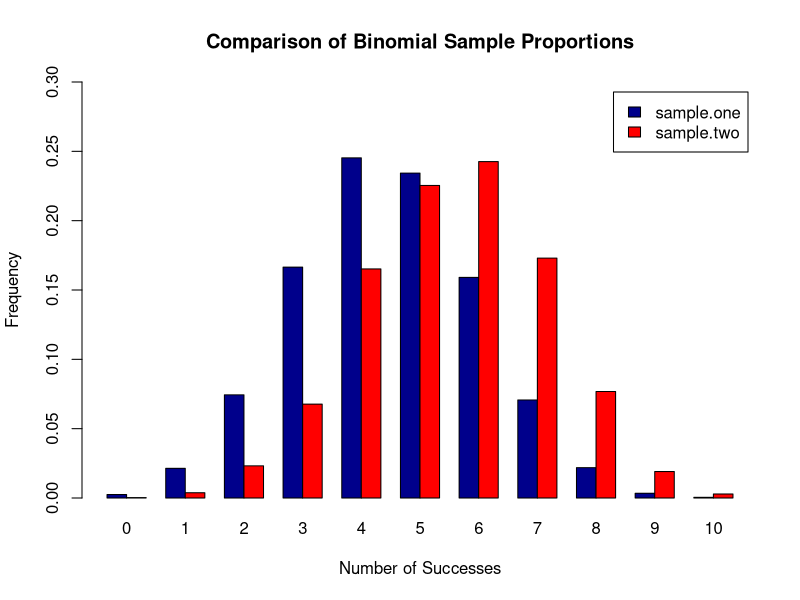

Generate this figure with R:
## ---- chunk 1
# DO NOT ADD OR REVISE CODE HERE
#knitr::opts_chunk$set(echo = TRUE, eval = TRUE)

## ---- chunk 2
set.seed(123)
sample.one <- table(rbinom(10000, 10, 0.45)) / 10000
sample.two <- table(rbinom(10000, 10, 0.55)) / 10000

successes <- seq(0, 10)

sum(sample.one * successes) # [1] 4.4827
sum(sample.two * successes) # [1] 5.523
## ---- chunk 3
counts <- rbind(sample.one, sample.two)

barplot(counts, main = "Comparison of Binomial Sample Proportions", 
  ylab = "Frequency", ylim = c(0,0.3),xlab = "Number of Successes",
  beside = TRUE, col = c("darkblue","red"),legend = rownames(counts),
  names.arg = c("0", "1", "2", "3", "4", "5", "6", "7", "8", "9", "10"))
## ---- chunk 4
x=c(1.3,2.2,2.7,3.1,3.3,3.7)
quantile(x, probs = seq(0, 1, 0.33), na.rm = FALSE,
         names = TRUE, type = 7)

## ---- chunk 5
pnorm(8.7, mean = 8.4, sd = 1.8, lower.tail=FALSE)
## ---- chunk 6


## ---- chunk 7


## ---- chunk 8


## ---- chunk 9


## ---- chunk 10


## ---- chunk 11


## ---- chunk 12

data(trees)


## ---- chunk 13


## ---- chunk 14


## ---- chunk 15


## ---- chunk 16


## ---- chunk 17


## ---- chunk 18


